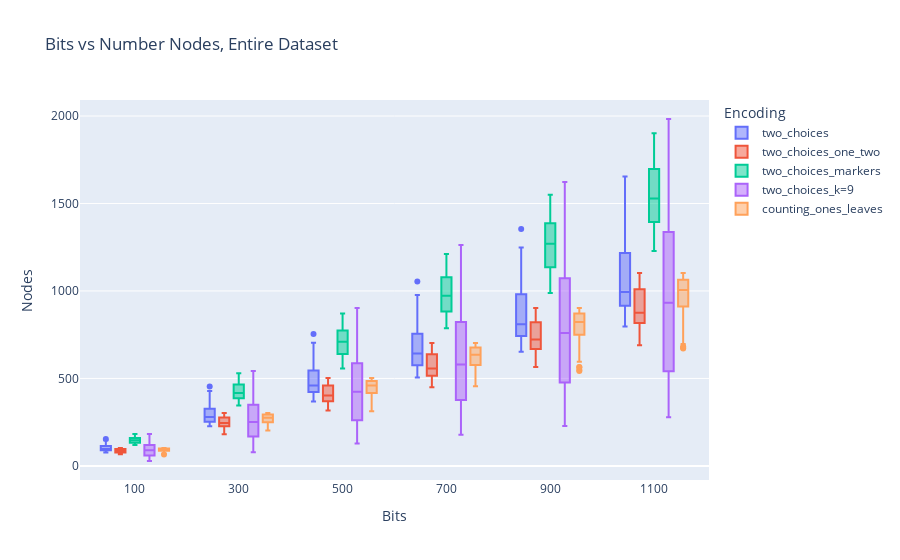
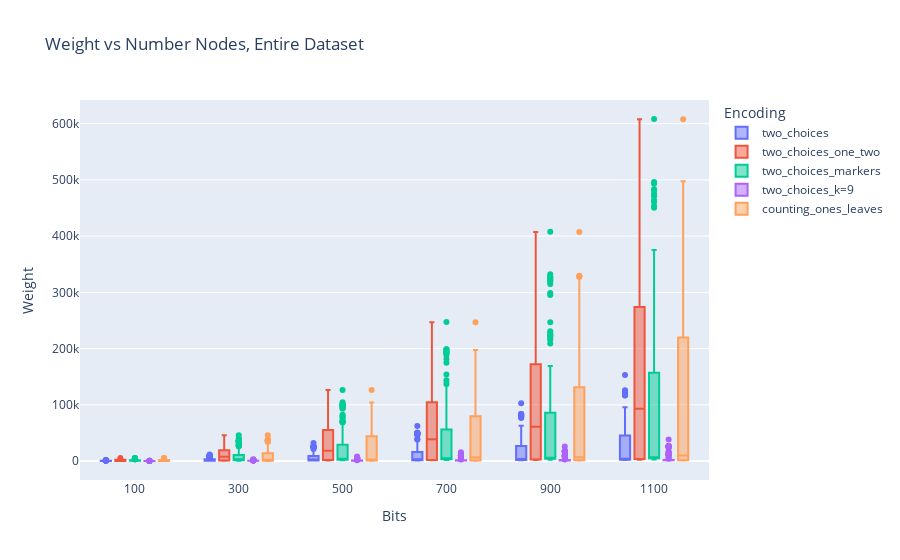
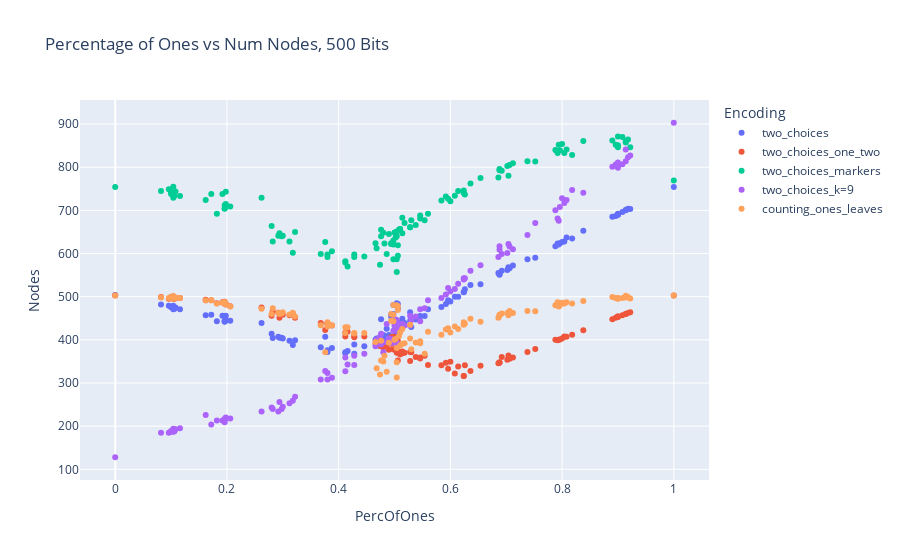
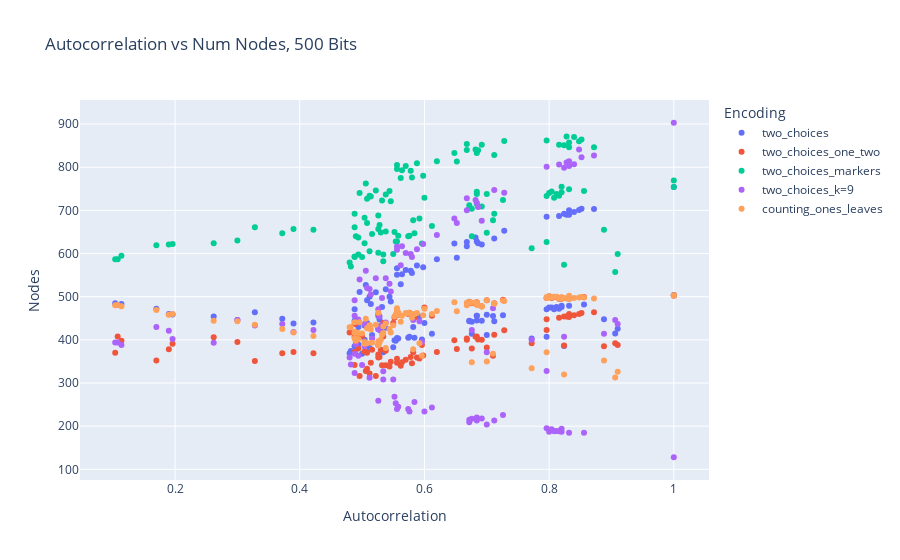

Notebook code for these charts, in order:
### Markdown cell above
#### 4. Reports

### Code cell
fig = px.box(df, x="Bits", y="Nodes", color="Encoding", 
             title="Bits vs Number Nodes, Entire Dataset")
fig.show()

fig = px.box(df, x="Bits", y="Weight", color="Encoding", 
             title="Weight vs Number Nodes, Entire Dataset")
fig.show()

df_500 = df[df['Bits'] == 500] 
fig = px.scatter(df_500, x="PercOfOnes", y="Nodes", color="Encoding", 
             title="Percentage of Ones vs Num Nodes, 500 Bits")
fig.show()

fig = px.scatter(df_500, x="Autocorrelation", y="Nodes", color="Encoding", 
             title="Autocorrelation vs Num Nodes, 500 Bits")
fig.show()

### Figure 1 — Plotly figure (JSON) as saved in the notebook; plotly's stock layout.template omitted (floating-point values rounded to 4 significant figures; data arrays with more than 128 entries replaced by an {"elided": "..."} marker saying what was removed)
{"data": [{"alignmentgroup": "True", "hovertemplate": "Encoding=two_choices<br>Bits=%{x}<br>Nodes=%{y}<extra></extra>", "legendgroup": "two_choices", "marker": {"color": "#636efa"}, "name": "two_choices", "notched": false, "offsetgroup": "two_choices", "orientation": "v", "showlegend": true, "type": "box", "x": {"elided": "714 int values"}, "x0": " ", "xaxis": "x", "y": {"elided": "714 int values"}, "y0": " ", "yaxis": "y"}, {"alignmentgroup": "True", "hovertemplate": "Encoding=two_choices_one_two<br>Bits=%{x}<br>Nodes=%{y}<extra></extra>", "legendgroup": "two_choices_one_two", "marker": {"color": "#EF553B"}, "name": "two_choices_one_two", "notched": false, "offsetgroup": "two_choices_one_two", "orientation": "v", "showlegend": true, "type": "box", "x": {"elided": "714 int values"}, "x0": " ", "xaxis": "x", "y": {"elided": "714 int values"}, "y0": " ", "yaxis": "y"}, {"alignmentgroup": "True", "hovertemplate": "Encoding=two_choices_markers<br>Bits=%{x}<br>Nodes=%{y}<extra></extra>", "legendgroup": "two_choices_markers", "marker": {"color": "#00cc96"}, "name": "two_choices_markers", "notched": false, "offsetgroup": "two_choices_markers", "orientation": "v", "showlegend": true, "type": "box", "x": {"elided": "714 int values"}, "x0": " ", "xaxis": "x", "y": {"elided": "714 int values"}, "y0": " ", "yaxis": "y"}, {"alignmentgroup": "True", "hovertemplate": "Encoding=two_choices_k=9<br>Bits=%{x}<br>Nodes=%{y}<extra></extra>", "legendgroup": "two_choices_k=9", "marker": {"color": "#ab63fa"}, "name": "two_choices_k=9", "notched": false, "offsetgroup": "two_choices_k=9", "orientation": "v", "showlegend": true, "type": "box", "x": {"elided": "714 int values"}, "x0": " ", "xaxis": "x", "y": {"elided": "714 int values"}, "y0": " ", "yaxis": "y"}, {"alignmentgroup": "True", "hovertemplate": "Encoding=counting_ones_leaves<br>Bits=%{x}<br>Nodes=%{y}<extra></extra>", "legendgroup": "counting_ones_leaves", "marker": {"color": "#FFA15A"}, "name": "counting_ones_leaves", "notched": false, "offsetgroup": "counting_ones_leaves", "orientation": "v", "showlegend": true, "type": "box", "x": {"elided": "714 int values"}, "x0": " ", "xaxis": "x", "y": {"elided": "714 int values"}, "y0": " ", "yaxis": "y"}], "layout": {"boxmode": "group", "legend": {"title": {"text": "Encoding"}, "tracegroupgap": 0}, "title": {"text": "Bits vs Number Nodes, Entire Dataset"}, "xaxis": {"anchor": "y", "domain": [0, 1], "title": {"text": "Bits"}}, "yaxis": {"anchor": "x", "domain": [0, 1], "title": {"text": "Nodes"}}}}

### Figure 2 — Plotly figure (JSON) as saved in the notebook; plotly's stock layout.template omitted (floating-point values rounded to 4 significant figures; data arrays with more than 128 entries replaced by an {"elided": "..."} marker saying what was removed)
{"data": [{"alignmentgroup": "True", "hovertemplate": "Encoding=two_choices<br>Bits=%{x}<br>Weight=%{y}<extra></extra>", "legendgroup": "two_choices", "marker": {"color": "#636efa"}, "name": "two_choices", "notched": false, "offsetgroup": "two_choices", "orientation": "v", "showlegend": true, "type": "box", "x": {"elided": "714 int values"}, "x0": " ", "xaxis": "x", "y": {"elided": "714 int values"}, "y0": " ", "yaxis": "y"}, {"alignmentgroup": "True", "hovertemplate": "Encoding=two_choices_one_two<br>Bits=%{x}<br>Weight=%{y}<extra></extra>", "legendgroup": "two_choices_one_two", "marker": {"color": "#EF553B"}, "name": "two_choices_one_two", "notched": false, "offsetgroup": "two_choices_one_two", "orientation": "v", "showlegend": true, "type": "box", "x": {"elided": "714 int values"}, "x0": " ", "xaxis": "x", "y": {"elided": "714 int values"}, "y0": " ", "yaxis": "y"}, {"alignmentgroup": "True", "hovertemplate": "Encoding=two_choices_markers<br>Bits=%{x}<br>Weight=%{y}<extra></extra>", "legendgroup": "two_choices_markers", "marker": {"color": "#00cc96"}, "name": "two_choices_markers", "notched": false, "offsetgroup": "two_choices_markers", "orientation": "v", "showlegend": true, "type": "box", "x": {"elided": "714 int values"}, "x0": " ", "xaxis": "x", "y": {"elided": "714 int values"}, "y0": " ", "yaxis": "y"}, {"alignmentgroup": "True", "hovertemplate": "Encoding=two_choices_k=9<br>Bits=%{x}<br>Weight=%{y}<extra></extra>", "legendgroup": "two_choices_k=9", "marker": {"color": "#ab63fa"}, "name": "two_choices_k=9", "notched": false, "offsetgroup": "two_choices_k=9", "orientation": "v", "showlegend": true, "type": "box", "x": {"elided": "714 int values"}, "x0": " ", "xaxis": "x", "y": {"elided": "714 int values"}, "y0": " ", "yaxis": "y"}, {"alignmentgroup": "True", "hovertemplate": "Encoding=counting_ones_leaves<br>Bits=%{x}<br>Weight=%{y}<extra></extra>", "legendgroup": "counting_ones_leaves", "marker": {"color": "#FFA15A"}, "name": "counting_ones_leaves", "notched": false, "offsetgroup": "counting_ones_leaves", "orientation": "v", "showlegend": true, "type": "box", "x": {"elided": "714 int values"}, "x0": " ", "xaxis": "x", "y": {"elided": "714 int values"}, "y0": " ", "yaxis": "y"}], "layout": {"boxmode": "group", "legend": {"title": {"text": "Encoding"}, "tracegroupgap": 0}, "title": {"text": "Weight vs Number Nodes, Entire Dataset"}, "xaxis": {"anchor": "y", "domain": [0, 1], "title": {"text": "Bits"}}, "yaxis": {"anchor": "x", "domain": [0, 1], "title": {"text": "Weight"}}}}

### Figure 3 — Plotly figure (JSON) as saved in the notebook; plotly's stock layout.template omitted (floating-point values rounded to 4 significant figures)
{"data": [{"hovertemplate": "Encoding=two_choices<br>PercOfOnes=%{x}<br>Nodes=%{y}<extra></extra>", "legendgroup": "two_choices", "marker": {"color": "#636efa", "symbol": "circle"}, "mode": "markers", "name": "two_choices", "orientation": "v", "showlegend": true, "type": "scatter", "x": [0.096, 0.1, 0.104, 0.106, 0.108, 0.104, 0.1, 0.082, 0.104, 0.116, 0.162, 0.192, 0.198, 0.198, 0.206, 0.196, 0.182, 0.196, 0.196, 0.172, 0.3, 0.318, 0.282, 0.312, 0.298, 0.262, 0.322, 0.292, 0.28, 0.294, 0.428, 0.412, 0.388, 0.416, 0.412, 0.38, 0.428, 0.38, 0.446, 0.368, 0.538, 0.51, 0.466, 0.518, 0.514, 0.504, 0.502, 0.5, 0.56, 0.528, 0.626, 0.614, 0.636, 0.584, 0.624, 0.6, 0.624, 0.592, 0.608, 0.596, 0.692, 0.712, 0.738, 0.686, 0.704, 0.702, 0.654, 0.706, 0.688, 0.688, 0.818, 0.804, 0.792, 0.752, 0.796, 0.788, 0.8, 0.838, 0.808, 0.794, 0.896, 0.922, 0.9, 0.918, 0.9, 0.89, 0.9, 0.914, 0.914, 0.908, 0, 1, 0.498, 0.506, 0.504, 0.494, 0.498, 0.506, 0.498, 0.494, 0.528, 0.508, 0.51, 0.514, 0.546, 0.49, 0.476, 0.53, 0.482, 0.546, 0.48, 0.554, 0.504, 0.468, 0.376, 0.474, 0.486, 0.504, 0.476], "xaxis": "x", "y": [479, 476, 479, 472, 475, 475, 476, 482, 471, 471, 457, 456, 445, 456, 444, 442, 443, 443, 444, 458, 403, 388, 404, 398, 405, 439, 399, 407, 414, 405, 368, 371, 381, 374, 369, 376, 389, 372, 385, 383, 447, 427, 400, 439, 433, 428, 430, 421, 471, 444, 517, 500, 527, 476, 510, 489, 511, 483, 500, 492, 560, 572, 587, 555, 568, 562, 529, 566, 552, 551, 635, 628, 623, 590, 624, 617, 627, 653, 637, 621, 687, 703, 692, 704, 690, 685, 690, 700, 701, 696, 504, 754, 481, 483, 485, 459, 460, 472, 446, 454, 464, 440, 438, 449, 455, 411, 406, 430, 401, 454, 411, 455, 414, 403, 407, 386, 426, 415, 448], "yaxis": "y"}, {"hovertemplate": "Encoding=two_choices_one_two<br>PercOfOnes=%{x}<br>Nodes=%{y}<extra></extra>", "legendgroup": "two_choices_one_two", "marker": {"color": "#EF553B", "symbol": "circle"}, "mode": "markers", "name": "two_choices_one_two", "orientation": "v", "showlegend": true, "type": "scatter", "x": [0.096, 0.1, 0.104, 0.106, 0.108, 0.104, 0.1, 0.082, 0.104, 0.116, 0.162, 0.192, 0.198, 0.198, 0.206, 0.196, 0.182, 0.196, 0.196, 0.172, 0.3, 0.318, 0.282, 0.312, 0.298, 0.262, 0.322, 0.292, 0.28, 0.294, 0.428, 0.412, 0.388, 0.416, 0.412, 0.38, 0.428, 0.38, 0.446, 0.368, 0.538, 0.51, 0.466, 0.518, 0.514, 0.504, 0.502, 0.5, 0.56, 0.528, 0.626, 0.614, 0.636, 0.584, 0.624, 0.6, 0.624, 0.592, 0.608, 0.596, 0.692, 0.712, 0.738, 0.686, 0.704, 0.702, 0.654, 0.706, 0.688, 0.688, 0.818, 0.804, 0.792, 0.752, 0.796, 0.788, 0.8, 0.838, 0.808, 0.794, 0.896, 0.922, 0.9, 0.918, 0.9, 0.89, 0.9, 0.914, 0.914, 0.908, 0, 1, 0.498, 0.506, 0.504, 0.494, 0.498, 0.506, 0.498, 0.494, 0.528, 0.508, 0.51, 0.514, 0.546, 0.49, 0.476, 0.53, 0.482, 0.546, 0.48, 0.554, 0.504, 0.468, 0.376, 0.474, 0.486, 0.504, 0.476], "xaxis": "x", "y": [495, 499, 495, 495, 497, 501, 498, 499, 499, 497, 493, 487, 482, 483, 478, 485, 485, 486, 488, 492, 458, 460, 466, 457, 460, 475, 451, 463, 456, 451, 409, 408, 433, 419, 417, 439, 406, 437, 408, 439, 360, 366, 391, 370, 373, 375, 380, 377, 342, 372, 341, 338, 328, 341, 316, 349, 316, 347, 322, 333, 360, 359, 372, 346, 364, 354, 340, 356, 348, 347, 412, 408, 399, 379, 401, 400, 403, 422, 407, 400, 451, 464, 454, 462, 454, 448, 453, 460, 460, 457, 503, 503, 408, 398, 370, 391, 378, 352, 395, 406, 351, 369, 372, 369, 359, 377, 395, 371, 388, 357, 382, 363, 380, 392, 423, 387, 388, 392, 385], "yaxis": "y"}, {"hovertemplate": "Encoding=two_choices_markers<br>PercOfOnes=%{x}<br>Nodes=%{y}<extra></extra>", "legendgroup": "two_choices_markers", "marker": {"color": "#00cc96", "symbol": "circle"}, "mode": "markers", "name": "two_choices_markers", "orientation": "v", "showlegend": true, "type": "scatter", "x": [0.096, 0.1, 0.104, 0.106, 0.108, 0.104, 0.1, 0.082, 0.104, 0.116, 0.162, 0.192, 0.198, 0.198, 0.206, 0.196, 0.182, 0.196, 0.196, 0.172, 0.3, 0.318, 0.282, 0.312, 0.298, 0.262, 0.322, 0.292, 0.28, 0.294, 0.428, 0.412, 0.388, 0.416, 0.412, 0.38, 0.428, 0.38, 0.446, 0.368, 0.538, 0.51, 0.466, 0.518, 0.514, 0.504, 0.502, 0.5, 0.56, 0.528, 0.626, 0.614, 0.636, 0.584, 0.624, 0.6, 0.624, 0.592, 0.608, 0.596, 0.692, 0.712, 0.738, 0.686, 0.704, 0.702, 0.654, 0.706, 0.688, 0.688, 0.818, 0.804, 0.792, 0.752, 0.796, 0.788, 0.8, 0.838, 0.808, 0.794, 0.896, 0.922, 0.9, 0.918, 0.9, 0.89, 0.9, 0.914, 0.914, 0.908, 0, 1, 0.498, 0.506, 0.504, 0.494, 0.498, 0.506, 0.498, 0.494, 0.528, 0.508, 0.51, 0.514, 0.546, 0.49, 0.476, 0.53, 0.482, 0.546, 0.48, 0.554, 0.504, 0.468, 0.376, 0.474, 0.486, 0.504, 0.476], "xaxis": "x", "y": [749, 738, 755, 734, 744, 740, 742, 745, 729, 733, 724, 738, 715, 743, 709, 704, 692, 705, 712, 738, 641, 602, 628, 628, 640, 729, 650, 641, 664, 647, 592, 582, 605, 570, 579, 598, 598, 592, 593, 599, 666, 657, 624, 671, 683, 651, 637, 649, 692, 661, 737, 745, 762, 723, 746, 721, 740, 732, 734, 727, 792, 809, 814, 776, 780, 803, 775, 805, 793, 796, 828, 833, 833, 813, 839, 840, 854, 861, 841, 852, 852, 846, 851, 864, 871, 862, 846, 857, 860, 870, 754, 769, 587, 595, 587, 622, 621, 619, 630, 624, 661, 655, 657, 647, 688, 645, 640, 677, 623, 681, 648, 677, 640, 612, 627, 574, 599, 557, 655], "yaxis": "y"}, {"hovertemplate": "Encoding=two_choices_k=9<br>PercOfOnes=%{x}<br>Nodes=%{y}<extra></extra>", "legendgroup": "two_choices_k=9", "marker": {"color": "#ab63fa", "symbol": "circle"}, "mode": "markers", "name": "two_choices_k=9", "orientation": "v", "showlegend": true, "type": "scatter", "x": [0.096, 0.1, 0.104, 0.106, 0.108, 0.104, 0.1, 0.082, 0.104, 0.116, 0.162, 0.192, 0.198, 0.198, 0.206, 0.196, 0.182, 0.196, 0.196, 0.172, 0.3, 0.318, 0.282, 0.312, 0.298, 0.262, 0.322, 0.292, 0.28, 0.294, 0.428, 0.412, 0.388, 0.416, 0.412, 0.38, 0.428, 0.38, 0.446, 0.368, 0.538, 0.51, 0.466, 0.518, 0.514, 0.504, 0.502, 0.5, 0.56, 0.528, 0.626, 0.614, 0.636, 0.584, 0.624, 0.6, 0.624, 0.592, 0.608, 0.596, 0.692, 0.712, 0.738, 0.686, 0.704, 0.702, 0.654, 0.706, 0.688, 0.688, 0.818, 0.804, 0.792, 0.752, 0.796, 0.788, 0.8, 0.838, 0.808, 0.794, 0.896, 0.922, 0.9, 0.918, 0.9, 0.89, 0.9, 0.914, 0.914, 0.908, 0, 1, 0.498, 0.506, 0.504, 0.494, 0.498, 0.506, 0.498, 0.494, 0.528, 0.508, 0.51, 0.514, 0.546, 0.49, 0.476, 0.53, 0.482, 0.546, 0.48, 0.554, 0.504, 0.468, 0.376, 0.474, 0.486, 0.504, 0.476], "xaxis": "x", "y": [185, 189, 194, 188, 193, 187, 187, 185, 188, 195, 226, 213, 220, 218, 218, 217, 213, 215, 209, 204, 245, 259, 240, 253, 240, 234, 268, 234, 243, 256, 342, 327, 312, 343, 359, 308, 363, 323, 368, 308, 454, 424, 385, 433, 437, 440, 447, 433, 492, 456, 543, 530, 560, 497, 543, 512, 540, 505, 518, 520, 599, 610, 643, 592, 622, 601, 573, 616, 617, 609, 747, 717, 681, 671, 708, 700, 728, 741, 724, 676, 806, 827, 799, 823, 811, 801, 803, 814, 841, 807, 128, 903, 394, 388, 394, 402, 421, 430, 446, 393, 433, 423, 418, 437, 471, 403, 390, 446, 395, 443, 371, 473, 423, 400, 328, 407, 437, 446, 414], "yaxis": "y"}, {"hovertemplate": "Encoding=counting_ones_leaves<br>PercOfOnes=%{x}<br>Nodes=%{y}<extra></extra>", "legendgroup": "counting_ones_leaves", "marker": {"color": "#FFA15A", "symbol": "circle"}, "mode": "markers", "name": "counting_ones_leaves", "orientation": "v", "showlegend": true, "type": "scatter", "x": [0.096, 0.1, 0.104, 0.106, 0.108, 0.104, 0.1, 0.082, 0.104, 0.116, 0.162, 0.192, 0.198, 0.198, 0.206, 0.196, 0.182, 0.196, 0.196, 0.172, 0.3, 0.318, 0.282, 0.312, 0.298, 0.262, 0.322, 0.292, 0.28, 0.294, 0.428, 0.412, 0.388, 0.416, 0.412, 0.38, 0.428, 0.38, 0.446, 0.368, 0.538, 0.51, 0.466, 0.518, 0.514, 0.504, 0.502, 0.5, 0.56, 0.528, 0.626, 0.614, 0.636, 0.584, 0.624, 0.6, 0.624, 0.592, 0.608, 0.596, 0.692, 0.712, 0.738, 0.686, 0.704, 0.702, 0.654, 0.706, 0.688, 0.688, 0.818, 0.804, 0.792, 0.752, 0.796, 0.788, 0.8, 0.838, 0.808, 0.794, 0.896, 0.922, 0.9, 0.918, 0.9, 0.89, 0.9, 0.914, 0.914, 0.908, 0, 1, 0.498, 0.506, 0.504, 0.494, 0.498, 0.506, 0.498, 0.494, 0.528, 0.508, 0.51, 0.514, 0.546, 0.49, 0.476, 0.53, 0.482, 0.546, 0.48, 0.554, 0.504, 0.468, 0.376, 0.474, 0.486, 0.504, 0.476], "xaxis": "x", "y": [497, 500, 496, 496, 498, 501, 498, 498, 500, 497, 491, 486, 483, 483, 477, 486, 484, 487, 487, 492, 464, 463, 473, 459, 461, 472, 454, 463, 460, 460, 415, 416, 434, 429, 429, 431, 416, 441, 416, 434, 394, 387, 395, 392, 391, 381, 402, 400, 419, 403, 438, 425, 449, 412, 435, 417, 441, 424, 431, 427, 461, 462, 467, 451, 457, 462, 442, 467, 456, 458, 484, 484, 487, 466, 480, 480, 486, 490, 487, 477, 497, 496, 497, 499, 496, 499, 495, 502, 498, 497, 503, 503, 481, 478, 480, 460, 458, 469, 443, 444, 435, 409, 417, 425, 397, 393, 398, 378, 363, 392, 350, 368, 348, 334, 371, 320, 326, 313, 352], "yaxis": "y"}], "layout": {"legend": {"title": {"text": "Encoding"}, "tracegroupgap": 0}, "title": {"text": "Percentage of Ones vs Num Nodes, 500 Bits"}, "xaxis": {"anchor": "y", "domain": [0, 1], "title": {"text": "PercOfOnes"}}, "yaxis": {"anchor": "x", "domain": [0, 1], "title": {"text": "Nodes"}}}}

### Figure 4 — Plotly figure (JSON) as saved in the notebook; plotly's stock layout.template omitted (floating-point values rounded to 4 significant figures)
{"data": [{"hovertemplate": "Encoding=two_choices<br>Autocorrelation=%{x}<br>Nodes=%{y}<extra></extra>", "legendgroup": "two_choices", "marker": {"color": "#636efa", "symbol": "circle"}, "mode": "markers", "name": "two_choices", "orientation": "v", "showlegend": true, "type": "scatter", "x": [0.832, 0.812, 0.82, 0.816, 0.804, 0.8, 0.82, 0.856, 0.808, 0.796, 0.726, 0.684, 0.684, 0.684, 0.692, 0.676, 0.712, 0.672, 0.672, 0.7, 0.558, 0.526, 0.556, 0.554, 0.574, 0.6, 0.552, 0.576, 0.612, 0.584, 0.5, 0.534, 0.512, 0.482, 0.48, 0.534, 0.494, 0.488, 0.488, 0.55, 0.528, 0.526, 0.504, 0.508, 0.504, 0.538, 0.494, 0.53, 0.488, 0.488, 0.538, 0.544, 0.506, 0.532, 0.522, 0.546, 0.496, 0.514, 0.512, 0.508, 0.578, 0.588, 0.62, 0.58, 0.598, 0.57, 0.562, 0.556, 0.564, 0.556, 0.712, 0.684, 0.648, 0.652, 0.686, 0.668, 0.668, 0.728, 0.682, 0.692, 0.816, 0.872, 0.824, 0.852, 0.828, 0.796, 0.832, 0.832, 0.848, 0.84, 1, 1, 0.108, 0.114, 0.104, 0.196, 0.19, 0.17, 0.3, 0.262, 0.328, 0.422, 0.39, 0.372, 0.526, 0.516, 0.49, 0.582, 0.596, 0.592, 0.7, 0.71, 0.676, 0.772, 0.796, 0.824, 0.91, 0.906, 0.888], "xaxis": "x", "y": [479, 476, 479, 472, 475, 475, 476, 482, 471, 471, 457, 456, 445, 456, 444, 442, 443, 443, 444, 458, 403, 388, 404, 398, 405, 439, 399, 407, 414, 405, 368, 371, 381, 374, 369, 376, 389, 372, 385, 383, 447, 427, 400, 439, 433, 428, 430, 421, 471, 444, 517, 500, 527, 476, 510, 489, 511, 483, 500, 492, 560, 572, 587, 555, 568, 562, 529, 566, 552, 551, 635, 628, 623, 590, 624, 617, 627, 653, 637, 621, 687, 703, 692, 704, 690, 685, 690, 700, 701, 696, 504, 754, 481, 483, 485, 459, 460, 472, 446, 454, 464, 440, 438, 449, 455, 411, 406, 430, 401, 454, 411, 455, 414, 403, 407, 386, 426, 415, 448], "yaxis": "y"}, {"hovertemplate": "Encoding=two_choices_one_two<br>Autocorrelation=%{x}<br>Nodes=%{y}<extra></extra>", "legendgroup": "two_choices_one_two", "marker": {"color": "#EF553B", "symbol": "circle"}, "mode": "markers", "name": "two_choices_one_two", "orientation": "v", "showlegend": true, "type": "scatter", "x": [0.832, 0.812, 0.82, 0.816, 0.804, 0.8, 0.82, 0.856, 0.808, 0.796, 0.726, 0.684, 0.684, 0.684, 0.692, 0.676, 0.712, 0.672, 0.672, 0.7, 0.558, 0.526, 0.556, 0.554, 0.574, 0.6, 0.552, 0.576, 0.612, 0.584, 0.5, 0.534, 0.512, 0.482, 0.48, 0.534, 0.494, 0.488, 0.488, 0.55, 0.528, 0.526, 0.504, 0.508, 0.504, 0.538, 0.494, 0.53, 0.488, 0.488, 0.538, 0.544, 0.506, 0.532, 0.522, 0.546, 0.496, 0.514, 0.512, 0.508, 0.578, 0.588, 0.62, 0.58, 0.598, 0.57, 0.562, 0.556, 0.564, 0.556, 0.712, 0.684, 0.648, 0.652, 0.686, 0.668, 0.668, 0.728, 0.682, 0.692, 0.816, 0.872, 0.824, 0.852, 0.828, 0.796, 0.832, 0.832, 0.848, 0.84, 1, 1, 0.108, 0.114, 0.104, 0.196, 0.19, 0.17, 0.3, 0.262, 0.328, 0.422, 0.39, 0.372, 0.526, 0.516, 0.49, 0.582, 0.596, 0.592, 0.7, 0.71, 0.676, 0.772, 0.796, 0.824, 0.91, 0.906, 0.888], "xaxis": "x", "y": [495, 499, 495, 495, 497, 501, 498, 499, 499, 497, 493, 487, 482, 483, 478, 485, 485, 486, 488, 492, 458, 460, 466, 457, 460, 475, 451, 463, 456, 451, 409, 408, 433, 419, 417, 439, 406, 437, 408, 439, 360, 366, 391, 370, 373, 375, 380, 377, 342, 372, 341, 338, 328, 341, 316, 349, 316, 347, 322, 333, 360, 359, 372, 346, 364, 354, 340, 356, 348, 347, 412, 408, 399, 379, 401, 400, 403, 422, 407, 400, 451, 464, 454, 462, 454, 448, 453, 460, 460, 457, 503, 503, 408, 398, 370, 391, 378, 352, 395, 406, 351, 369, 372, 369, 359, 377, 395, 371, 388, 357, 382, 363, 380, 392, 423, 387, 388, 392, 385], "yaxis": "y"}, {"hovertemplate": "Encoding=two_choices_markers<br>Autocorrelation=%{x}<br>Nodes=%{y}<extra></extra>", "legendgroup": "two_choices_markers", "marker": {"color": "#00cc96", "symbol": "circle"}, "mode": "markers", "name": "two_choices_markers", "orientation": "v", "showlegend": true, "type": "scatter", "x": [0.832, 0.812, 0.82, 0.816, 0.804, 0.8, 0.82, 0.856, 0.808, 0.796, 0.726, 0.684, 0.684, 0.684, 0.692, 0.676, 0.712, 0.672, 0.672, 0.7, 0.558, 0.526, 0.556, 0.554, 0.574, 0.6, 0.552, 0.576, 0.612, 0.584, 0.5, 0.534, 0.512, 0.482, 0.48, 0.534, 0.494, 0.488, 0.488, 0.55, 0.528, 0.526, 0.504, 0.508, 0.504, 0.538, 0.494, 0.53, 0.488, 0.488, 0.538, 0.544, 0.506, 0.532, 0.522, 0.546, 0.496, 0.514, 0.512, 0.508, 0.578, 0.588, 0.62, 0.58, 0.598, 0.57, 0.562, 0.556, 0.564, 0.556, 0.712, 0.684, 0.648, 0.652, 0.686, 0.668, 0.668, 0.728, 0.682, 0.692, 0.816, 0.872, 0.824, 0.852, 0.828, 0.796, 0.832, 0.832, 0.848, 0.84, 1, 1, 0.108, 0.114, 0.104, 0.196, 0.19, 0.17, 0.3, 0.262, 0.328, 0.422, 0.39, 0.372, 0.526, 0.516, 0.49, 0.582, 0.596, 0.592, 0.7, 0.71, 0.676, 0.772, 0.796, 0.824, 0.91, 0.906, 0.888], "xaxis": "x", "y": [749, 738, 755, 734, 744, 740, 742, 745, 729, 733, 724, 738, 715, 743, 709, 704, 692, 705, 712, 738, 641, 602, 628, 628, 640, 729, 650, 641, 664, 647, 592, 582, 605, 570, 579, 598, 598, 592, 593, 599, 666, 657, 624, 671, 683, 651, 637, 649, 692, 661, 737, 745, 762, 723, 746, 721, 740, 732, 734, 727, 792, 809, 814, 776, 780, 803, 775, 805, 793, 796, 828, 833, 833, 813, 839, 840, 854, 861, 841, 852, 852, 846, 851, 864, 871, 862, 846, 857, 860, 870, 754, 769, 587, 595, 587, 622, 621, 619, 630, 624, 661, 655, 657, 647, 688, 645, 640, 677, 623, 681, 648, 677, 640, 612, 627, 574, 599, 557, 655], "yaxis": "y"}, {"hovertemplate": "Encoding=two_choices_k=9<br>Autocorrelation=%{x}<br>Nodes=%{y}<extra></extra>", "legendgroup": "two_choices_k=9", "marker": {"color": "#ab63fa", "symbol": "circle"}, "mode": "markers", "name": "two_choices_k=9", "orientation": "v", "showlegend": true, "type": "scatter", "x": [0.832, 0.812, 0.82, 0.816, 0.804, 0.8, 0.82, 0.856, 0.808, 0.796, 0.726, 0.684, 0.684, 0.684, 0.692, 0.676, 0.712, 0.672, 0.672, 0.7, 0.558, 0.526, 0.556, 0.554, 0.574, 0.6, 0.552, 0.576, 0.612, 0.584, 0.5, 0.534, 0.512, 0.482, 0.48, 0.534, 0.494, 0.488, 0.488, 0.55, 0.528, 0.526, 0.504, 0.508, 0.504, 0.538, 0.494, 0.53, 0.488, 0.488, 0.538, 0.544, 0.506, 0.532, 0.522, 0.546, 0.496, 0.514, 0.512, 0.508, 0.578, 0.588, 0.62, 0.58, 0.598, 0.57, 0.562, 0.556, 0.564, 0.556, 0.712, 0.684, 0.648, 0.652, 0.686, 0.668, 0.668, 0.728, 0.682, 0.692, 0.816, 0.872, 0.824, 0.852, 0.828, 0.796, 0.832, 0.832, 0.848, 0.84, 1, 1, 0.108, 0.114, 0.104, 0.196, 0.19, 0.17, 0.3, 0.262, 0.328, 0.422, 0.39, 0.372, 0.526, 0.516, 0.49, 0.582, 0.596, 0.592, 0.7, 0.71, 0.676, 0.772, 0.796, 0.824, 0.91, 0.906, 0.888], "xaxis": "x", "y": [185, 189, 194, 188, 193, 187, 187, 185, 188, 195, 226, 213, 220, 218, 218, 217, 213, 215, 209, 204, 245, 259, 240, 253, 240, 234, 268, 234, 243, 256, 342, 327, 312, 343, 359, 308, 363, 323, 368, 308, 454, 424, 385, 433, 437, 440, 447, 433, 492, 456, 543, 530, 560, 497, 543, 512, 540, 505, 518, 520, 599, 610, 643, 592, 622, 601, 573, 616, 617, 609, 747, 717, 681, 671, 708, 700, 728, 741, 724, 676, 806, 827, 799, 823, 811, 801, 803, 814, 841, 807, 128, 903, 394, 388, 394, 402, 421, 430, 446, 393, 433, 423, 418, 437, 471, 403, 390, 446, 395, 443, 371, 473, 423, 400, 328, 407, 437, 446, 414], "yaxis": "y"}, {"hovertemplate": "Encoding=counting_ones_leaves<br>Autocorrelation=%{x}<br>Nodes=%{y}<extra></extra>", "legendgroup": "counting_ones_leaves", "marker": {"color": "#FFA15A", "symbol": "circle"}, "mode": "markers", "name": "counting_ones_leaves", "orientation": "v", "showlegend": true, "type": "scatter", "x": [0.832, 0.812, 0.82, 0.816, 0.804, 0.8, 0.82, 0.856, 0.808, 0.796, 0.726, 0.684, 0.684, 0.684, 0.692, 0.676, 0.712, 0.672, 0.672, 0.7, 0.558, 0.526, 0.556, 0.554, 0.574, 0.6, 0.552, 0.576, 0.612, 0.584, 0.5, 0.534, 0.512, 0.482, 0.48, 0.534, 0.494, 0.488, 0.488, 0.55, 0.528, 0.526, 0.504, 0.508, 0.504, 0.538, 0.494, 0.53, 0.488, 0.488, 0.538, 0.544, 0.506, 0.532, 0.522, 0.546, 0.496, 0.514, 0.512, 0.508, 0.578, 0.588, 0.62, 0.58, 0.598, 0.57, 0.562, 0.556, 0.564, 0.556, 0.712, 0.684, 0.648, 0.652, 0.686, 0.668, 0.668, 0.728, 0.682, 0.692, 0.816, 0.872, 0.824, 0.852, 0.828, 0.796, 0.832, 0.832, 0.848, 0.84, 1, 1, 0.108, 0.114, 0.104, 0.196, 0.19, 0.17, 0.3, 0.262, 0.328, 0.422, 0.39, 0.372, 0.526, 0.516, 0.49, 0.582, 0.596, 0.592, 0.7, 0.71, 0.676, 0.772, 0.796, 0.824, 0.91, 0.906, 0.888], "xaxis": "x", "y": [497, 500, 496, 496, 498, 501, 498, 498, 500, 497, 491, 486, 483, 483, 477, 486, 484, 487, 487, 492, 464, 463, 473, 459, 461, 472, 454, 463, 460, 460, 415, 416, 434, 429, 429, 431, 416, 441, 416, 434, 394, 387, 395, 392, 391, 381, 402, 400, 419, 403, 438, 425, 449, 412, 435, 417, 441, 424, 431, 427, 461, 462, 467, 451, 457, 462, 442, 467, 456, 458, 484, 484, 487, 466, 480, 480, 486, 490, 487, 477, 497, 496, 497, 499, 496, 499, 495, 502, 498, 497, 503, 503, 481, 478, 480, 460, 458, 469, 443, 444, 435, 409, 417, 425, 397, 393, 398, 378, 363, 392, 350, 368, 348, 334, 371, 320, 326, 313, 352], "yaxis": "y"}], "layout": {"legend": {"title": {"text": "Encoding"}, "tracegroupgap": 0}, "title": {"text": "Autocorrelation vs Num Nodes, 500 Bits"}, "xaxis": {"anchor": "y", "domain": [0, 1], "title": {"text": "Autocorrelation"}}, "yaxis": {"anchor": "x", "domain": [0, 1], "title": {"text": "Nodes"}}}}
